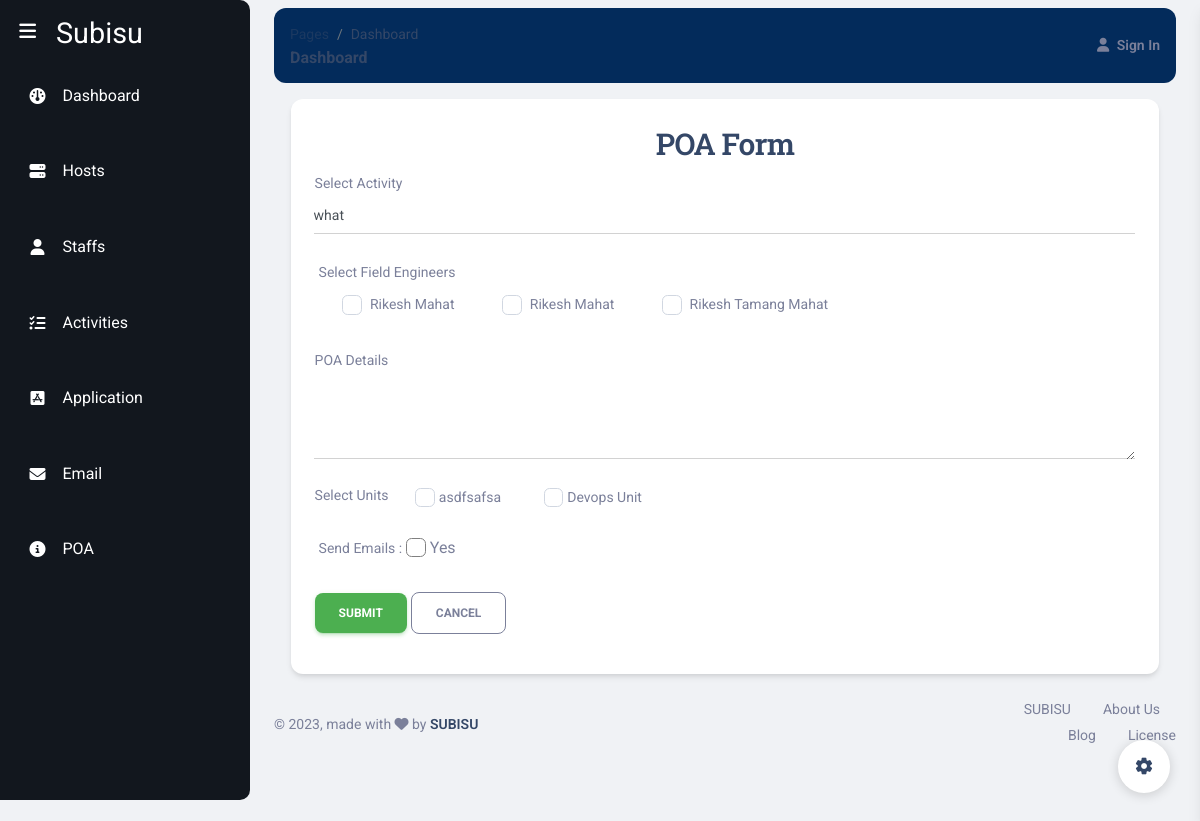
The page /create-poa/ on the database its author committed.
### Models/staffs.py (models this page shows, shortened)
class Staffs(models.Model):
    firstName = models.CharField(max_length = 100)
    middleName = models.CharField(max_length=100, null = True, blank = True)
    lastName = models.CharField(max_length=100)
    empId = models.IntegerField()
    unitId = models.ForeignKey(Units, on_delete=models.PROTECT)
    email = models.EmailField()
    status = models.BooleanField(default= True)

### Models/units.py (models this page shows, shortened)
class Units(models.Model):
    name = models.CharField(max_length = 100)
    departmentId = models.ForeignKey(Departments, on_delete=models.PROTECT)
    unitHead = models.CharField(max_length=100)
    email = models.EmailField()
    status = models.BooleanField(default=True)

### subisu/views.py (the view, shortened to what this page needs)
# urls.py: path('create-poa/', create_poa, name='create_poa')
def create_poa(request):
    activities = Activities.objects.filter(Q(status=ACTIVITY_STATUS[0][0]) | Q(status=ACTIVITY_STATUS[1][0]))
    field_engineers = Staffs.objects.filter(status=True)
    units = Units.objects.filter(status=True)
    context = {
        'activities': activities,
        'field_engineers': field_engineers,
        'units': units
    }
    return render(request, 'subisu/create_poa.html', context)

### templates/subisu/create_poa.html (shortened to what this page needs)
{%extends 'subisu/base.html'%}
{%block start%}
<div class="row justify-content-center mt-3">
    <div class="col-md-11">
        <div class="card ">
            <div class="card-body">
            <h3 class="card-title text-center">POA Form</h3>
            <form method="POST" action="{% url 'create_poa' %}">
                <div class="input-group input-group-static mb-4">
                    <label for="id_activity_id">Select Activity</label>
                    <select id="id_activity_id" name="activity_id" class="form-control">
                      {% for activity in activities %}
                        <option value="{{ activity.id }}">{{ activity.title }}</option>
                      {% endfor %}
                    </select>
                  </div>
                <div class="form-group mb-4">
                    <label>Select Field Engineers</label><br>
                    {% for field_engineer in field_engineers %}
                      <div class="form-check form-check-inline">
                        <input type="checkbox" name="field_engineer[]" value="{{ field_engineer.id }}" class="form-check-input">
                        <label class="form-check-label">{{ field_engineer.firstName }} {% if field_engineer.middleName %} {{ field_engineer.middleName }} {% endif %} {{ field_engineer.lastName }}</label>
                      </div>
                    {% endfor %}
                  </div>
                <div class="input-group input-group-static mb-4">
                  <label for="id_poa_details">POA Details</label>
                  <textarea id="id_poa_details" name="poa_details" class="form-control" rows="3"></textarea>
                </div>
                <div class="input-group input-group-static mb-4">
                    <label>Select Units</label><br>
                    {% for unit in units %}
                    <div class="form-check form-check-inline">
                        <input type="checkbox" name="units[]" value="{{ unit.id }}" class="form-check-input">
                        <label class="form-check-label">{{ unit.name }}</label>
                    </div>
                    {% endfor %}
                </div>
                <div class="form-group mb-4">
                    <label for="id_send_email" class="form-check-label">Send Emails : </label>
                    <input type="checkbox" id="id_send_email" name="send_email" class="form-check-input send-email" style="border:0.3px solid grey; "> Yes
                  </div>
                <button type="submit" class="btn btn-success">Submit</button>
                <a  class="btn btn-outline-secondary" href="{%url 'hosts'%}">Cancel</a>
              </form>
        </div>
    </div>
</div>
{%endblock%}

### rows shown on the page
Staffs: firstName "Rikesh", lastName "Mahat"
Staffs: firstName "Rikesh", lastName "Mahat"
Staffs: firstName "Rikesh", middleName "Tamang", lastName "Mahat"
Units: name "asdfsafsa"
Units: name "Devops Unit"

### other values the page prints
form field activity_id "what"
